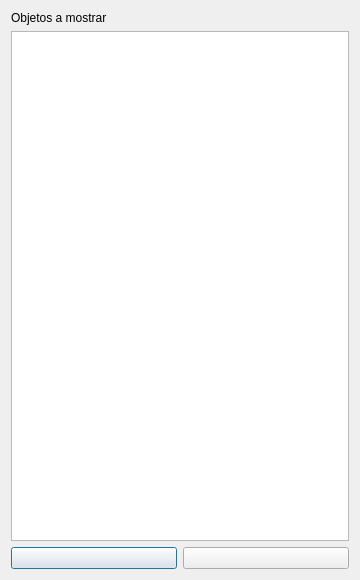
<?xml version="1.0" encoding="UTF-8"?>
<ui version="4.0">
 <class>editList</class>
 <widget class="QDialog" name="editList">
  <property name="geometry">
   <rect>
    <x>0</x>
    <y>0</y>
    <width>360</width>
    <height>580</height>
   </rect>
  </property>
  <property name="windowTitle">
   <string>editList</string>
  </property>
  <layout class="QGridLayout" name="gridLayout">
   <item row="0" column="0">
    <layout class="QVBoxLayout" name="verticalLayout">
     <item>
      <widget class="QLabel" name="label_2">
       <property name="autoFillBackground">
        <bool>false</bool>
       </property>
       <property name="styleSheet">
        <string notr="true"/>
       </property>
       <property name="text">
        <string>Objetos a mostrar</string>
       </property>
      </widget>
     </item>
     <item>
      <widget class="QListWidget" name="lstList">
       <property name="font">
        <font>
         <pointsize>8</pointsize>
        </font>
       </property>
      </widget>
     </item>
    </layout>
   </item>
   <item row="1" column="0">
    <layout class="QHBoxLayout" name="horizontalLayout">
     <item>
      <widget class="QPushButton" name="btnCancel">
       <property name="maximumSize">
        <size>
         <width>16777215</width>
         <height>64</height>
        </size>
       </property>
       <property name="toolTip">
        <string>Cancel</string>
       </property>
       <property name="styleSheet">
        <string notr="true"/>
       </property>
       <property name="text">
        <string/>
       </property>
       <property name="icon">
        <iconset resource="Icons.qrc">
         <normaloff>:/icons/icons/back.png</normaloff>:/icons/icons/back.png</iconset>
       </property>
       <property name="iconSize">
        <size>
         <width>48</width>
         <height>48</height>
        </size>
       </property>
       <property name="flat">
        <bool>false</bool>
       </property>
      </widget>
     </item>
     <item>
      <widget class="QPushButton" name="btnOk">
       <property name="maximumSize">
        <size>
         <width>16777215</width>
         <height>64</height>
        </size>
       </property>
       <property name="toolTip">
        <string>Ok</string>
       </property>
       <property name="styleSheet">
        <string notr="true"/>
       </property>
       <property name="text">
        <string/>
       </property>
       <property name="icon">
        <iconset resource="Icons.qrc">
         <normaloff>:/icons/icons/ok.png</normaloff>:/icons/icons/ok.png</iconset>
       </property>
       <property name="iconSize">
        <size>
         <width>48</width>
         <height>48</height>
        </size>
       </property>
       <property name="flat">
        <bool>false</bool>
       </property>
      </widget>
     </item>
    </layout>
   </item>
  </layout>
 </widget>
 <resources>
  <include location="Icons.qrc"/>
 </resources>
 <connections>
  <connection>
   <sender>btnCancel</sender>
   <signal>clicked()</signal>
   <receiver>editList</receiver>
   <slot>reject()</slot>
   <hints>
    <hint type="sourcelabel">
     <x>349</x>
     <y>569</y>
    </hint>
    <hint type="destinationlabel">
     <x>356</x>
     <y>439</y>
    </hint>
   </hints>
  </connection>
 </connections>
</ui>
